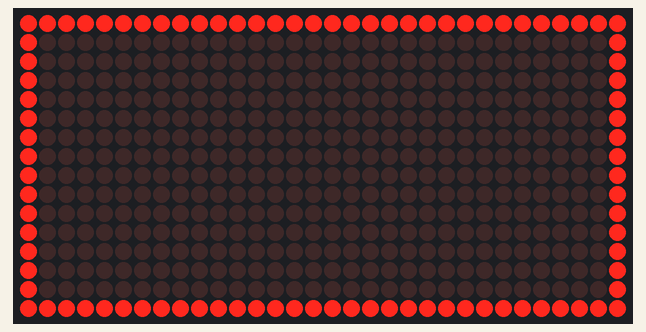
Bench run of a sketch on a simulated Arduino Uno, built with avr-gcc and run on an emulated ATmega328P. On the bench: 32×16 LED matrix.

Above: at 0.1 s.

The sketch:

scolltest.ino
```cpp
#include <SPI.h>
#include <DMD.h>
#include <TimerOne.h>
#include "SystemFont5x7.h"
#include "Arial_black_16.h"

#define DISPLAYS_ACROSS 1
#define DISPLAYS_DOWN 1
DMD dmd(DISPLAYS_ACROSS, DISPLAYS_DOWN);

#define max_char 100
char m[max_char];
char a[100];
int b[100];
int i;
int j;
int k;
char greeting[] = "Wait";


void ScanDMD()
{
  dmd.scanDisplayBySPI();
}


void setup(void)
{

   Timer1.initialize( 5000 );
   Timer1.attachInterrupt( ScanDMD );
   dmd.clearScreen( true );
   Serial.begin(9600);
}

void loop(void)
{
  dmd.clearScreen( true );
  dmd.selectFont(SystemFont5x7);
  dmd.drawBox(  0,  0, (32*DISPLAYS_ACROSS)-1, (16*DISPLAYS_DOWN)-1, GRAPHICS_NORMAL );
  delay(1000);
   if(Serial.available())
   {
        for(i=0; i<99; i++){
            m[i] = '\0';
        }
        k = 0;
    }

    if(Serial.available() > 0){
      a[i]=Serial.read();
      i++;
       }
       for(j=0;j<i;j++){
        b[i]=(a[i]-48);
   }
   delay(1000);
   dmd.selectFont(System5x7);
   dmd.drawMarquee(greeting ,max_char,(32*DISPLAYS_ACROSS)-1 ,1);
   delay(5000);
   long start=millis();
   long timer=start;
   boolean ret=false;
   while(!ret)
   {
     if ((timer+k) < millis()) {
       ret=dmd.stepMarquee(-1,0);
       timer=millis();
     }
   }
    }
```
